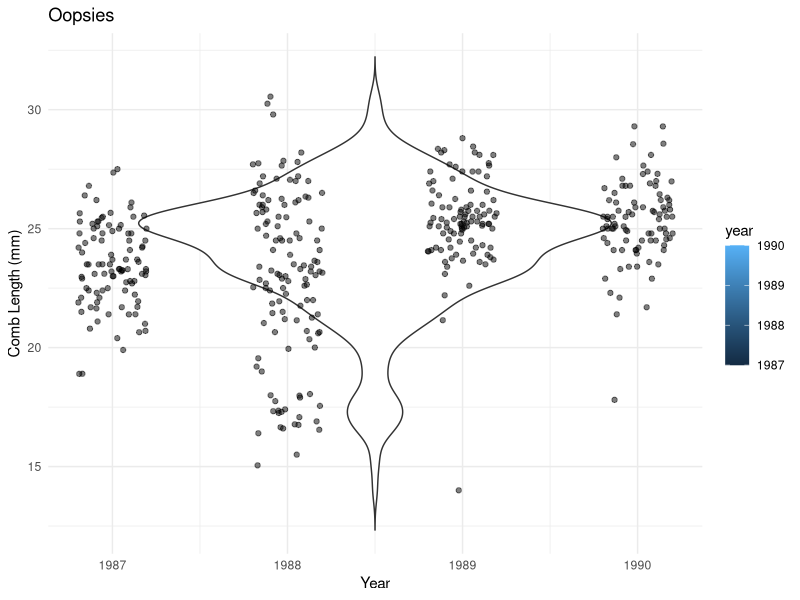

The R script that drew this image:
#THIS IS A TEMPLATE SCRIPT - PLEASE SAVE YOURS UNDER A DIFFERENT NAME
#BEFORE YOU COMMIT

#Sage grouse data - (Your name's) code
#Created: 9 Aug 2023 (EB)
#Last edited: 10 Aug 2023 (EB)



#Libraries
library(tidyverse)

#Code

#read in the data
sage_grouse <- read.csv("data/sage_grouse_morphology.csv")
View(sage_grouse)

library(ggplot2)
jessuglygraph <- ggplot(sage_grouse, aes(x = year, y = comb_length_mm, 
                                     fill = year)) +
  geom_violin(scale = "width", trim = FALSE) +
  geom_jitter(width = 0.2, alpha = 0.5) +
  labs(
    title = "Oopsies",
    x = "Year",
    y = "Comb Length (mm)"
  ) +
 theme_minimal()
jessuglygraph

#jess did great! 
